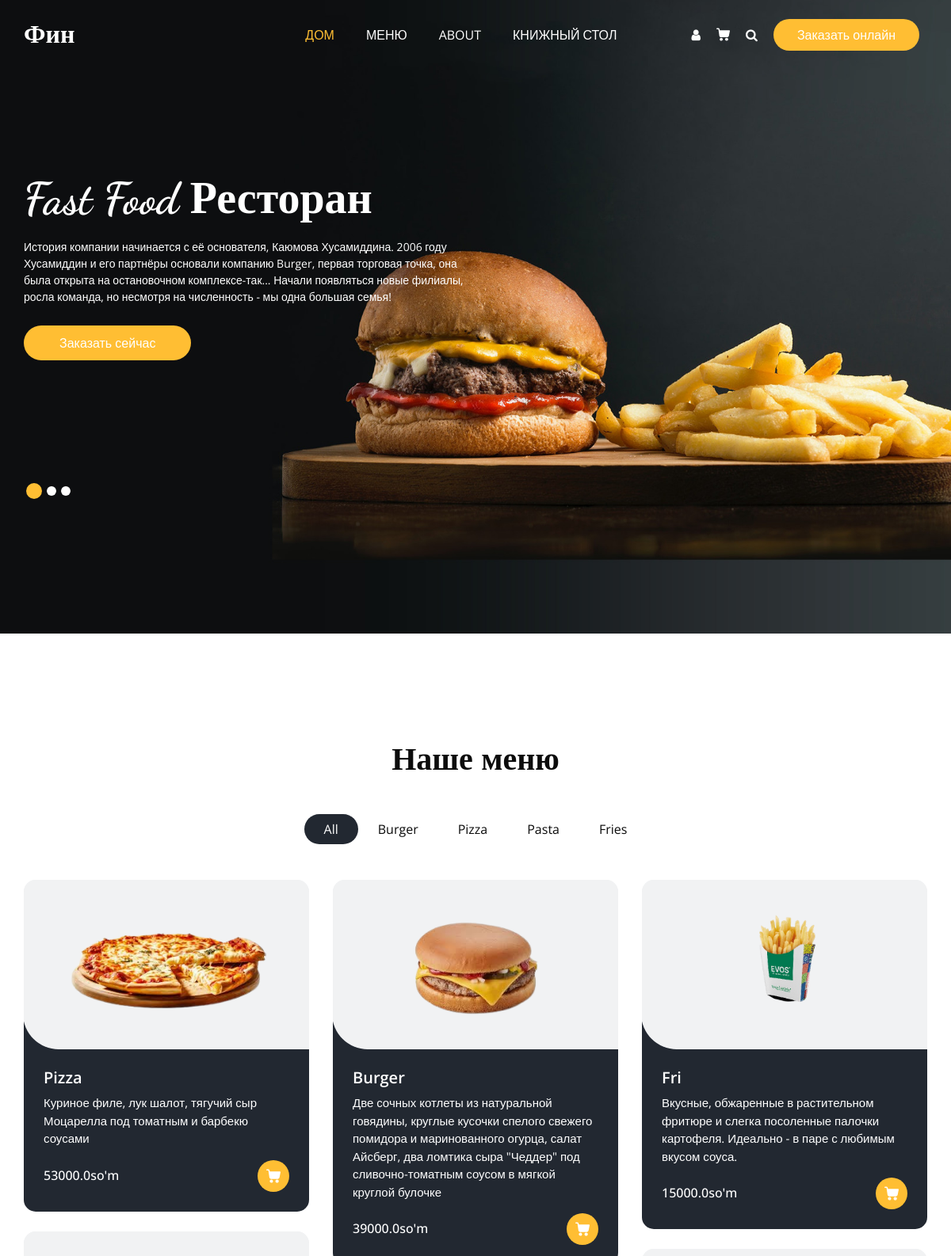
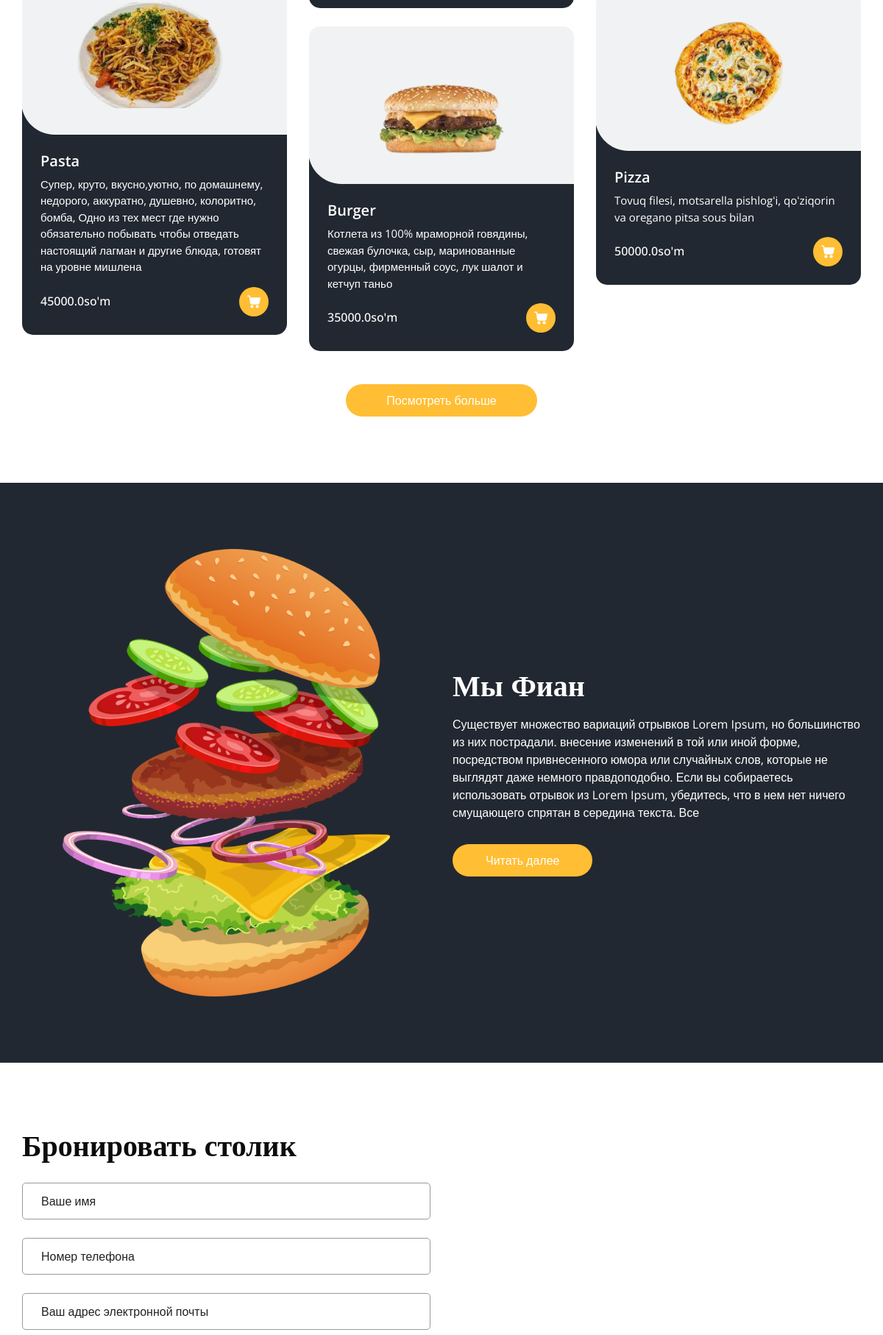
The page / (upper part) on the database its author committed (2 pictures, top to bottom).
### menu/models.py (models this page shows, shortened)
class ProductType(models.Model):
    name = models.CharField(max_length=50)

class Product(models.Model):
    name = models.CharField(max_length=100)
    description = models.TextField(max_length=1000)
    price = models.FloatField(default=0)
    image = models.ImageField(upload_to='product/')
    type = models.ForeignKey(ProductType, on_delete=models.CASCADE)

### menu/views.py (the view)
# urls.py: path('', home_page, name='home_page'),
def home_page(request):
    all_product_type = ProductType.objects.all()
    all_product = Product.objects.all()
    context = {
        "all_product_type": all_product_type,
        "all_product": all_product,
    }
    return render(request=request, template_name='index.html', context=context)

### templates/index.html (shortened to what this page needs)
{% load static %}
<!DOCTYPE html>
<html>
<head>
    <link rel="stylesheet" type="text/css" href="{% static 'css/bootstrap.css' %}"/>
    <link rel="stylesheet" type="text/css"
          href="https://cdnjs.cloudflare.com/ajax/libs/OwlCarousel2/2.3.4/assets/owl.carousel.min.css"/>
    <link rel="stylesheet"
          href="https://cdnjs.cloudflare.com/ajax/libs/jquery-nice-select/1.1.0/css/nice-select.min.css"
/>
    <link href="{% static 'css/font-awesome.min.css' %}" rel="stylesheet"/>
    <link href="{% static 'css/style.css' %}" rel="stylesheet"/>
    <link href="{% static 'css/responsive.css' %}" rel="stylesheet"/>
</head>
<body>
<div class="hero_area">
    <div class="bg-box">
        <img src="{% static 'images/hero-bg.jpg' %}" alt="">
    </div>
    <header class="header_section">
        <div class="container">
            <nav class="navbar navbar-expand-lg custom_nav-container ">
                <a class="navbar-brand" href="{% url 'home_page' %}">
            <span>
              Фин
            </span>
                </a>
                <div class="collapse navbar-collapse" id="navbarSupportedContent">
                    <ul class="navbar-nav  mx-auto ">
                        <li class="nav-item active">
                            <a class="nav-link" href="{% url 'home_page' %}">Дом <span class="sr-only">(current)</span></a>
                        </li>
                        <li class="nav-item">
                            <a class="nav-link" href="menu.html">Меню</a>
                        </li>
                        <li class="nav-item">
                            <a class="nav-link" href="about.html">About</a>
                        </li>
                        <li class="nav-item">
                            <a class="nav-link" href="book.html">Книжный стол</a>
                        </li>
                    </ul>
                    <div class="user_option">
                        <a href="" class="user_link">
                            <i class="fa fa-user" aria-hidden="true"></i>
                        </a>
                        <a class="cart_link" href="#">
                        </a>
                        <form class="form-inline">
                            <button class="btn  my-2 my-sm-0 nav_search-btn" type="submit">
                                <i class="fa fa-search" aria-hidden="true"></i>
                            </button>
                        </form>
                        <a href="" class="order_online">
                            Заказать онлайн
                        </a>
                    </div>
                </div>
            </nav>
        </div>
    </header>
    <section class="slider_section ">
        <div id="customCarousel1" class="carousel slide" data-ride="carousel">
            <div class="carousel-inner">
                <div class="carousel-item active">
                    <div class="container ">
                        <div class="row">
                            <div class="col-md-7 col-lg-6 ">
                                <div class="detail-box">
                                    <h1>
                                        Fast Food Ресторан
                                    </h1>
                                    <p>
                                        История компании начинается с её основателя, Каюмова Хусамиддина. 2006 году Хусамиддин и его партнёры основали компанию Burger, первая торговая точка, она была открыта на остановочном комплексе-так... Начали появляться новые филиалы, росла команда, но несмотря на численность - мы одна большая семья!
                                    </p>
                                    <div class="btn-box">
                                        <a href="" class="btn1">
                                            Заказать сейчас
                                        </a>
                                    </div>
                                </div>
                            </div>
                        </div>
                    </div>
                </div>
            </div>
            <div class="container">
                <ol class="carousel-indicators">
                    <li data-target="#customCarousel1" data-slide-to="0" class="active"></li>
                    <li data-target="#customCarousel1" data-slide-to="1"></li>
                    <li data-target="#customCarousel1" data-slide-to="2"></li>
                </ol>
            </div>
        </div>
    </section>
</div>
<section class="offer_section layout_padding-bottom">
</section>
<section class="food_section layout_padding-bottom">
    <div class="container">
        <div class="heading_container heading_center">
            <h2>
                Наше меню
            </h2>
        </div>
        <ul class="filters_menu">
            <li class="active" data-filter="*">All</li>
            {% for product_type in all_product_type %}
            <li data-filter=".{{ product_type.name }}">{{ product_type.name }}</li>
            {% endfor %}
        </ul>
        <div class="filters-content">
            <div class="row grid">
                {% for product in all_product%}
                <div class="col-sm-6 col-lg-4 all {{ product.type.name }}">
                    <div class="box">
                        <div>
                            <div class="img-box">
                                <img src="{{ product.image.url }}" alt="">
                            </div>
                            <div class="detail-box">
                                <h5>
                                    {{product.name}}
                                </h5>
                                <p>
                                    {{product.description}}
                                </p>
                                <div class="options">
                                    <h6>
                                        {{product.price}}so'm
                                    </h6>
                                    <a href="">
                                    </a>
                                </div>
                            </div>
                        </div>
                    </div>
                </div>
                {% endfor %}
            </div>
        </div>
        <div class="btn-box">
            <a href="">
                Посмотреть больше
            </a>
        </div>
    </div>
</section>
<section class="about_section layout_padding">
    <div class="container  ">
        <div class="row">
            <div class="col-md-6 ">
                <div class="img-box">
                    <img src="{% static 'images/about-img.png' %}" alt="">
                </div>
            </div>
            <div class="col-md-6">
                <div class="detail-box">
                    <div class="heading_container">
                        <h2>
                            Мы Фиан
                        </h2>
                    </div>
                    <p>
                       Существует множество вариаций отрывков Lorem Ipsum, но большинство из них пострадали.
                        внесение изменений
                        в той или иной форме, посредством привнесенного юмора или случайных слов, которые не выглядят даже немного правдоподобно.
                        Если вы
                        собираетесь использовать отрывок из Lorem Ipsum, убедитесь, что в нем нет ничего смущающего
                        спрятан в
                        середина текста. Все
                    </p>
                    <a href="">
                        Читать далее
                    </a>
                </div>
            </div>
        </div>
    </div>
</section>
<section class="book_section layout_padding">
    <div class="container">
        <div class="heading_container">
            <h2>
                Бронировать столик
            </h2>
        </div>
        <div class="row">
            <div class="col-md-6">
                <div class="form_container">
                    <form action="">
                        <div>
                            <input type="text" class="form-control" placeholder="Ваше имя"/>
                        </div>
                        <div>
                            <input type="text" class="form-control" placeholder="Номер телефона"/>
                        </div>
                        <div>
                            <input type="email" class="form-control" placeholder="Ваш адрес электронной почты"/>
                        </div>
                    </form>
                </div>
            </div>
            <div class="col-md-6">
                <div class="map_container ">
                    <div id="googleMap"></div>
                </div>
            </div>
        </div>
    </div>
</section>
</body>
</html>

### static/css/responsive.css (style rules this page uses)
@media (min-width: 1200px) { .container { max-width: 1170px; } }

### rows shown on the page
ProductType: name "Burger"
ProductType: name "Pizza"
ProductType: name "Pasta"
ProductType: name "Fries"
Product: image (picture), name "Pizza", description "Куриное филе, лук шалот, тягучий сыр Моцарелла под томатным и барбекю соусами", price "53000.0"
Product: image (picture), name "Burger", description "Две сочных котлеты из натуральной говядины, круглые кусочки спелого свежего помидора и маринованного огурца, салат Айсберг, два ломтика сыра \"Чеддер\" под сливочно-томатным соусом в мягкой круглой булочке", price "39000.0"
Product: image (picture), name "Fri", description "Вкусные, обжаренные в растительном фритюре и слегка посоленные палочки картофеля. Идеально - в паре с любимым вкусом соуса.", price "15000.0"
Product: image (picture), name "Pasta", description "Супер, круто, вкусно,уютно, по домашнему, недорого, аккуратно, душевно, колоритно, бомба, Одно из тех мест где нужно обязательно побывать чтобы отведать настоящий лагман и другие блюда, готовят на уровне мишлена", price "45000.0"
Product: image (picture), name "Pizza", description "Tovuq filesi, motsarella pishlogʻi, qoʻziqorin va oregano pitsa sous bilan", price "50000.0"
Product: image (picture), name "Burger", description "Котлета из 100% мраморной говядины, свежая булочка, сыр, маринованные огурцы, фирменный соус, лук шалот и кетчуп таньо", price "35000.0"
